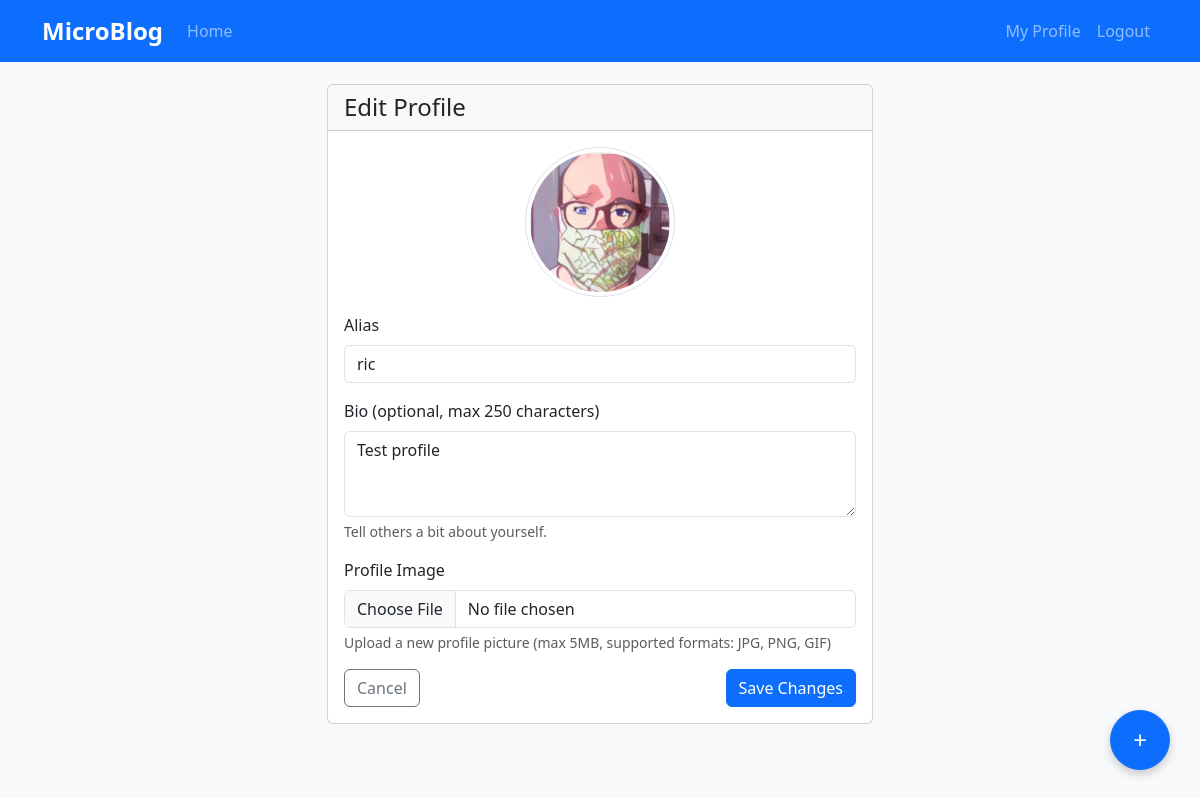
Screenshot of /edit_profile (signed in) with the database file from the repository.
### app.py (models this page shows, shortened)
class User(db.Model):
    id = db.Column(db.Integer, primary_key=True)
    email = db.Column(db.String(255), unique=True, nullable=False)
    password_hash = db.Column(db.String(255), nullable=False)
    alias = db.Column(db.String(100), nullable=False)
    bio = db.Column(db.String(250), nullable=True)
    profile_image = db.Column(db.String(255), nullable=True)
    created_at = db.Column(db.DateTime, default=datetime.utcnow)
    posts = db.relationship('Post', backref='author', lazy='dynamic', foreign_keys='Post.author_id')
    responses = db.relationship('Post', backref='responder', lazy='dynamic', foreign_keys='Post.responder_id')
    upvoted_posts = db.relationship('Post', secondary=upvotes, backref=db.backref('upvoters', lazy='dynamic'))
    following = db.relationship(
        'User', secondary=user_follows,
        primaryjoin=(user_follows.c.follower_id == id),
        secondaryjoin=(user_follows.c.followed_id == id),
        backref=db.backref('followers', lazy='dynamic'),
        lazy='dynamic'
    )

### app.py (the view, shortened to what this page needs)
@app.route('/edit_profile', methods=['GET', 'POST'])
def edit_profile():
    if 'user_id' not in session:
        flash('Please login to edit your profile', 'danger')
        return redirect(url_for('login'))
    user = User.query.get_or_404(session['user_id'])
    return render_template('edit_profile.html', user=user)

### app.py (called while the page is built)
@app.context_processor
def utility_processor():
    def get_current_user():
        if 'user_id' in session:
            return User.query.get(session['user_id'])
        return None
    return {'get_current_user': get_current_user}

### templates/edit_profile.html (shortened to what this page needs)
{% extends "base.html" %}
{% block content %}
<div class="row justify-content-center">
    <div class="col-md-6">
        <div class="card">
            <div class="card-header">
                <h4 class="mb-0">Edit Profile</h4>
            </div>
            <div class="card-body">
                <form method="post" enctype="multipart/form-data">
                    <div class="mb-3 text-center">
                        {% if user.profile_image %}
                            <img src="{{ url_for('static', filename='uploads/profile_images/' + user.profile_image) }}"
                                 alt="Profile image" class="img-thumbnail rounded-circle"
                                 style="width: 150px; height: 150px; object-fit: cover;">
                        {% else %}
                            <div class="post-avatar mx-auto" style="width: 150px; height: 150px; font-size: 64px;">
                                {{ user.alias[0] }}
                            </div>
                        {% endif %}
                    </div>
                    <div class="mb-3">
                        <label for="alias" class="form-label">Alias</label>
                        <input type="text" class="form-control" id="alias" name="alias" value="{{ user.alias }}" required maxlength="100">
                    </div>
                    <div class="mb-3">
                        <label for="bio" class="form-label">Bio (optional, max 250 characters)</label>
                        <textarea class="form-control" id="bio" name="bio" rows="3" maxlength="250">{{ user.bio }}</textarea>
                        <div class="form-text">Tell others a bit about yourself.</div>
                    </div>
                    <div class="mb-3">
                        <label for="profile_image" class="form-label">Profile Image</label>
                        <input type="file" class="form-control" id="profile_image" name="profile_image" accept="image/*">
                        <div class="form-text">Upload a new profile picture (max 5MB, supported formats: JPG, PNG, GIF)</div>
                    </div>
                    <div class="d-flex justify-content-between">
                        <a href="{{ url_for('profile', user_id=user.id) }}" class="btn btn-outline-secondary">Cancel</a>
                        <button type="submit" class="btn btn-primary">Save Changes</button>
                    </div>
                </form>
            </div>
        </div>
    </div>
</div>
{% endblock %}

### templates/base.html (style rules this page uses)
body { padding-top: 60px; background-color: #f8f9fa; }

### rows the page displays
User: profile_image (picture), alias "ric", bio "Test profile"
